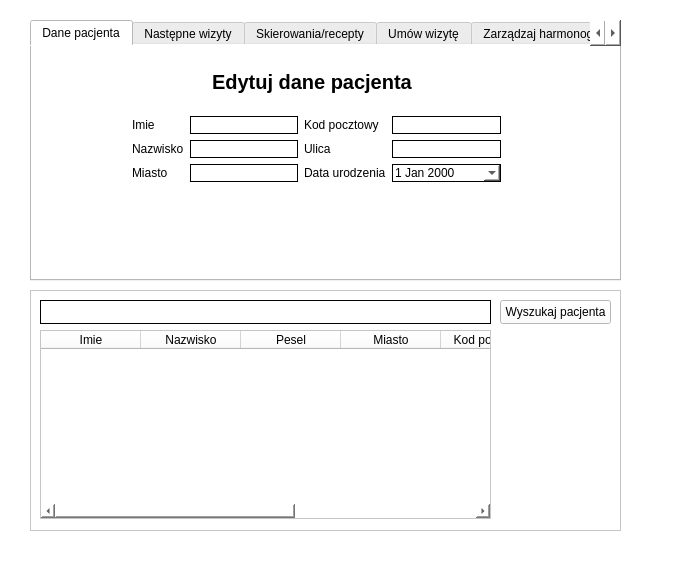
<?xml version="1.0" encoding="UTF-8"?>
<ui version="4.0">
 <class>RegWindow</class>
 <widget class="QMainWindow" name="RegWindow">
  <property name="geometry">
   <rect>
    <x>0</x>
    <y>0</y>
    <width>700</width>
    <height>575</height>
   </rect>
  </property>
  <property name="minimumSize">
   <size>
    <width>700</width>
    <height>575</height>
   </size>
  </property>
  <property name="maximumSize">
   <size>
    <width>800</width>
    <height>600</height>
   </size>
  </property>
  <property name="windowTitle">
   <string>Rejestracja</string>
  </property>
  <property name="styleSheet">
   <string notr="true">color: rgb(0, 0, 0);
background-color: rgb(255, 255, 255);</string>
  </property>
  <widget class="QWidget" name="centralwidget">
   <widget class="QFrame" name="frame_search_patient">
    <property name="geometry">
     <rect>
      <x>30</x>
      <y>290</y>
      <width>591</width>
      <height>241</height>
     </rect>
    </property>
    <property name="frameShape">
     <enum>QFrame::StyledPanel</enum>
    </property>
    <property name="frameShadow">
     <enum>QFrame::Raised</enum>
    </property>
    <widget class="QLineEdit" name="lineEdit_search_patient">
     <property name="geometry">
      <rect>
       <x>10</x>
       <y>10</y>
       <width>451</width>
       <height>24</height>
      </rect>
     </property>
     <property name="styleSheet">
      <string notr="true">border: 1px solid black</string>
     </property>
     <property name="placeholderText">
      <string/>
     </property>
    </widget>
    <widget class="QTableWidget" name="tableWidget_search_patient">
     <property name="geometry">
      <rect>
       <x>10</x>
       <y>40</y>
       <width>451</width>
       <height>189</height>
      </rect>
     </property>
     <property name="editTriggers">
      <set>QAbstractItemView::NoEditTriggers</set>
     </property>
     <property name="selectionMode">
      <enum>QAbstractItemView::SingleSelection</enum>
     </property>
     <property name="selectionBehavior">
      <enum>QAbstractItemView::SelectRows</enum>
     </property>
     <column>
      <property name="text">
       <string>Imie</string>
      </property>
     </column>
     <column>
      <property name="text">
       <string>Nazwisko</string>
      </property>
     </column>
     <column>
      <property name="text">
       <string>Pesel</string>
      </property>
     </column>
     <column>
      <property name="text">
       <string>Miasto</string>
      </property>
     </column>
     <column>
      <property name="text">
       <string>Kod pocztowy</string>
      </property>
     </column>
     <column>
      <property name="text">
       <string>Ulica</string>
      </property>
     </column>
     <column>
      <property name="text">
       <string>Data urodzenia</string>
      </property>
     </column>
    </widget>
    <widget class="QPushButton" name="pushButton_search_patient">
     <property name="geometry">
      <rect>
       <x>470</x>
       <y>10</y>
       <width>111</width>
       <height>24</height>
      </rect>
     </property>
     <property name="styleSheet">
      <string notr="true"/>
     </property>
     <property name="text">
      <string>Wyszukaj pacjenta</string>
     </property>
    </widget>
   </widget>
   <widget class="QTabWidget" name="tabWidget">
    <property name="geometry">
     <rect>
      <x>30</x>
      <y>20</y>
      <width>591</width>
      <height>261</height>
     </rect>
    </property>
    <property name="sizePolicy">
     <sizepolicy hsizetype="Expanding" vsizetype="Fixed">
      <horstretch>0</horstretch>
      <verstretch>0</verstretch>
     </sizepolicy>
    </property>
    <property name="styleSheet">
     <string notr="true"/>
    </property>
    <property name="currentIndex">
     <number>0</number>
    </property>
    <property name="movable">
     <bool>false</bool>
    </property>
    <widget class="QWidget" name="patient_data">
     <attribute name="title">
      <string>Dane pacjenta</string>
     </attribute>
     <widget class="QLabel" name="label_9">
      <property name="geometry">
       <rect>
        <x>180</x>
        <y>20</y>
        <width>261</width>
        <height>31</height>
       </rect>
      </property>
      <property name="font">
       <font>
        <pointsize>15</pointsize>
        <bold>true</bold>
       </font>
      </property>
      <property name="text">
       <string>Edytuj dane pacjenta</string>
      </property>
     </widget>
     <widget class="QWidget" name="layoutWidget">
      <property name="geometry">
       <rect>
        <x>100</x>
        <y>70</y>
        <width>369</width>
        <height>106</height>
       </rect>
      </property>
      <layout class="QFormLayout" name="formLayout_3">
       <item row="0" column="1">
        <layout class="QFormLayout" name="formLayout_2">
         <item row="0" column="0">
          <widget class="QLabel" name="label_5">
           <property name="text">
            <string>Kod pocztowy</string>
           </property>
          </widget>
         </item>
         <item row="0" column="1">
          <widget class="QLineEdit" name="postcode_input">
           <property name="styleSheet">
            <string notr="true">border: 1px solid black</string>
           </property>
          </widget>
         </item>
         <item row="1" column="0">
          <widget class="QLabel" name="label_6">
           <property name="text">
            <string>Ulica</string>
           </property>
          </widget>
         </item>
         <item row="1" column="1">
          <widget class="QLineEdit" name="street_input">
           <property name="sizePolicy">
            <sizepolicy hsizetype="Expanding" vsizetype="Fixed">
             <horstretch>100</horstretch>
             <verstretch>0</verstretch>
            </sizepolicy>
           </property>
           <property name="styleSheet">
            <string notr="true">border: 1px solid black</string>
           </property>
          </widget>
         </item>
         <item row="2" column="0">
          <widget class="QLabel" name="label_7">
           <property name="text">
            <string>Data urodzenia</string>
           </property>
          </widget>
         </item>
         <item row="2" column="1">
          <widget class="QDateEdit" name="birthdate_input">
           <property name="styleSheet">
            <string notr="true">border: 1px solid black</string>
           </property>
           <property name="maximumDateTime">
            <datetime>
             <hour>2</hour>
             <minute>59</minute>
             <second>59</second>
             <year>2999</year>
             <month>12</month>
             <day>31</day>
            </datetime>
           </property>
           <property name="minimumDateTime">
            <datetime>
             <hour>20</hour>
             <minute>48</minute>
             <second>0</second>
             <year>1899</year>
             <month>12</month>
             <day>30</day>
            </datetime>
           </property>
           <property name="calendarPopup">
            <bool>true</bool>
           </property>
          </widget>
         </item>
        </layout>
       </item>
       <item row="0" column="0">
        <layout class="QFormLayout" name="formLayout">
         <item row="0" column="0">
          <widget class="QLabel" name="label">
           <property name="text">
            <string>Imie</string>
           </property>
          </widget>
         </item>
         <item row="0" column="1">
          <widget class="QLineEdit" name="name_input">
           <property name="styleSheet">
            <string notr="true">border: 1px solid black</string>
           </property>
          </widget>
         </item>
         <item row="1" column="0">
          <widget class="QLabel" name="label_2">
           <property name="text">
            <string>Nazwisko</string>
           </property>
          </widget>
         </item>
         <item row="1" column="1">
          <widget class="QLineEdit" name="familyname_input">
           <property name="styleSheet">
            <string notr="true">border: 1px solid black</string>
           </property>
          </widget>
         </item>
         <item row="2" column="0">
          <widget class="QLabel" name="label_4">
           <property name="text">
            <string>Miasto</string>
           </property>
          </widget>
         </item>
         <item row="2" column="1">
          <widget class="QLineEdit" name="city_input">
           <property name="styleSheet">
            <string notr="true">border: 1px solid black</string>
           </property>
          </widget>
         </item>
        </layout>
       </item>
      </layout>
     </widget>
    </widget>
    <widget class="QWidget" name="next_visits">
     <attribute name="title">
      <string>Następne wizyty</string>
     </attribute>
     <widget class="QTableWidget" name="tableWidget_visits">
      <property name="geometry">
       <rect>
        <x>20</x>
        <y>20</y>
        <width>551</width>
        <height>141</height>
       </rect>
      </property>
      <property name="editTriggers">
       <set>QAbstractItemView::NoEditTriggers</set>
      </property>
      <column>
       <property name="text">
        <string>Rodzaj wizyty</string>
       </property>
      </column>
      <column>
       <property name="text">
        <string>Przeprowadza</string>
       </property>
      </column>
      <column>
       <property name="text">
        <string>Godzina</string>
       </property>
      </column>
      <column>
       <property name="text">
        <string>Pokój</string>
       </property>
      </column>
     </widget>
    </widget>
    <widget class="QWidget" name="refferal_prescriptions">
     <attribute name="title">
      <string>Skierowania/recepty</string>
     </attribute>
     <widget class="QPushButton" name="pushButton_prescribtions">
      <property name="geometry">
       <rect>
        <x>20</x>
        <y>190</y>
        <width>80</width>
        <height>24</height>
       </rect>
      </property>
      <property name="text">
       <string>Eksport</string>
      </property>
     </widget>
     <widget class="QTableWidget" name="tableWidget_prescribtions">
      <property name="geometry">
       <rect>
        <x>20</x>
        <y>30</y>
        <width>531</width>
        <height>141</height>
       </rect>
      </property>
      <property name="editTriggers">
       <set>QAbstractItemView::NoEditTriggers</set>
      </property>
      <column>
       <property name="text">
        <string>Rodzaj</string>
       </property>
      </column>
      <column>
       <property name="text">
        <string>Przepisał</string>
       </property>
      </column>
      <column>
       <property name="text">
        <string>Wykonuje</string>
       </property>
      </column>
      <column>
       <property name="text">
        <string>Godzina</string>
       </property>
      </column>
      <column>
       <property name="text">
        <string>Pokój</string>
       </property>
      </column>
     </widget>
    </widget>
    <widget class="QWidget" name="new_visit">
     <attribute name="title">
      <string>Umów wizytę</string>
     </attribute>
     <widget class="QComboBox" name="visit_type">
      <property name="geometry">
       <rect>
        <x>130</x>
        <y>80</y>
        <width>91</width>
        <height>24</height>
       </rect>
      </property>
      <item>
       <property name="text">
        <string>Wizyta</string>
       </property>
      </item>
      <item>
       <property name="text">
        <string>Zabieg</string>
       </property>
      </item>
      <item>
       <property name="text">
        <string>RTG</string>
       </property>
      </item>
      <item>
       <property name="text">
        <string>MRI</string>
       </property>
      </item>
      <item>
       <property name="text">
        <string>EKG</string>
       </property>
      </item>
      <item>
       <property name="text">
        <string>USG</string>
       </property>
      </item>
      <item>
       <property name="text">
        <string>morfologia</string>
       </property>
      </item>
     </widget>
     <widget class="QDateTimeEdit" name="dateTimeEdit">
      <property name="geometry">
       <rect>
        <x>30</x>
        <y>20</y>
        <width>194</width>
        <height>25</height>
       </rect>
      </property>
      <property name="wrapping">
       <bool>false</bool>
      </property>
      <property name="accelerated">
       <bool>true</bool>
      </property>
      <property name="showGroupSeparator" stdset="0">
       <bool>false</bool>
      </property>
      <property name="maximumDateTime">
       <datetime>
        <hour>23</hour>
        <minute>59</minute>
        <second>59</second>
        <year>2200</year>
        <month>12</month>
        <day>31</day>
       </datetime>
      </property>
      <property name="minimumDateTime">
       <datetime>
        <hour>0</hour>
        <minute>0</minute>
        <second>0</second>
        <year>2024</year>
        <month>1</month>
        <day>1</day>
       </datetime>
      </property>
      <property name="currentSection">
       <enum>QDateTimeEdit::DaySection</enum>
      </property>
      <property name="calendarPopup">
       <bool>true</bool>
      </property>
     </widget>
     <widget class="QListWidget" name="available_dates">
      <property name="geometry">
       <rect>
        <x>310</x>
        <y>41</y>
        <width>256</width>
        <height>171</height>
       </rect>
      </property>
      <property name="editTriggers">
       <set>QAbstractItemView::NoEditTriggers</set>
      </property>
     </widget>
     <widget class="QPushButton" name="submit_visit">
      <property name="geometry">
       <rect>
        <x>30</x>
        <y>80</y>
        <width>91</width>
        <height>51</height>
       </rect>
      </property>
      <property name="text">
       <string>Umów wizytę</string>
      </property>
     </widget>
     <widget class="QLabel" name="label_8">
      <property name="geometry">
       <rect>
        <x>310</x>
        <y>10</y>
        <width>211</width>
        <height>31</height>
       </rect>
      </property>
      <property name="font">
       <font>
        <pointsize>12</pointsize>
        <bold>true</bold>
       </font>
      </property>
      <property name="text">
       <string>Dostępne wizyty</string>
      </property>
     </widget>
     <widget class="QComboBox" name="select_referral">
      <property name="geometry">
       <rect>
        <x>30</x>
        <y>50</y>
        <width>191</width>
        <height>25</height>
       </rect>
      </property>
      <property name="placeholderText">
       <string>Skierowanie</string>
      </property>
     </widget>
     <widget class="QLineEdit" name="room_input">
      <property name="geometry">
       <rect>
        <x>130</x>
        <y>110</y>
        <width>91</width>
        <height>21</height>
       </rect>
      </property>
      <property name="placeholderText">
       <string>Pokój</string>
      </property>
     </widget>
    </widget>
    <widget class="QWidget" name="schedules">
     <attribute name="title">
      <string>Zarządzaj harmonogramem</string>
     </attribute>
     <widget class="QPushButton" name="pushButton">
      <property name="geometry">
       <rect>
        <x>10</x>
        <y>190</y>
        <width>91</width>
        <height>25</height>
       </rect>
      </property>
      <property name="text">
       <string>Dodaj</string>
      </property>
     </widget>
     <widget class="QPushButton" name="pushButton_2">
      <property name="geometry">
       <rect>
        <x>110</x>
        <y>190</y>
        <width>91</width>
        <height>25</height>
       </rect>
      </property>
      <property name="text">
       <string>Usuń</string>
      </property>
     </widget>
     <widget class="QTableWidget" name="schedules_table">
      <property name="geometry">
       <rect>
        <x>255</x>
        <y>10</y>
        <width>301</width>
        <height>201</height>
       </rect>
      </property>
      <property name="editTriggers">
       <set>QAbstractItemView::NoEditTriggers</set>
      </property>
      <property name="selectionBehavior">
       <enum>QAbstractItemView::SelectRows</enum>
      </property>
      <column>
       <property name="text">
        <string>ID</string>
       </property>
      </column>
      <column>
       <property name="text">
        <string>początek</string>
       </property>
      </column>
      <column>
       <property name="text">
        <string>koniec</string>
       </property>
      </column>
      <column>
       <property name="text">
        <string>rodzaj</string>
       </property>
      </column>
     </widget>
     <widget class="QWidget" name="layoutWidget">
      <property name="geometry">
       <rect>
        <x>10</x>
        <y>10</y>
        <width>192</width>
        <height>189</height>
       </rect>
      </property>
      <layout class="QFormLayout" name="formLayout_7">
       <item row="0" column="0">
        <widget class="QLabel" name="label_3">
         <property name="text">
          <string>Lekarz</string>
         </property>
        </widget>
       </item>
       <item row="0" column="1">
        <widget class="QLabel" name="label_20">
         <property name="text">
          <string>Pokój</string>
         </property>
        </widget>
       </item>
       <item row="2" column="0">
        <widget class="QLabel" name="label_21">
         <property name="text">
          <string>Początek</string>
         </property>
        </widget>
       </item>
       <item row="2" column="1">
        <widget class="QLabel" name="label_22">
         <property name="text">
          <string>Koniec</string>
         </property>
        </widget>
       </item>
       <item row="3" column="0">
        <widget class="QTimeEdit" name="timeEdit"/>
       </item>
       <item row="3" column="1">
        <widget class="QTimeEdit" name="timeEdit_2"/>
       </item>
       <item row="4" column="0">
        <widget class="QLabel" name="label_23">
         <property name="text">
          <string>Dzień</string>
         </property>
        </widget>
       </item>
       <item row="4" column="1">
        <widget class="QLabel" name="label_24">
         <property name="text">
          <string>Rodzaj</string>
         </property>
        </widget>
       </item>
       <item row="5" column="0">
        <widget class="QDateEdit" name="dateEdit"/>
       </item>
       <item row="5" column="1">
        <widget class="QComboBox" name="comboBox_3">
         <item>
          <property name="text">
           <string>Wizyty</string>
          </property>
         </item>
         <item>
          <property name="text">
           <string>Zabiegi</string>
          </property>
         </item>
         <item>
          <property name="text">
           <string>RTG</string>
          </property>
         </item>
         <item>
          <property name="text">
           <string>MRI</string>
          </property>
         </item>
         <item>
          <property name="text">
           <string>USG</string>
          </property>
         </item>
         <item>
          <property name="text">
           <string>EKG</string>
          </property>
         </item>
         <item>
          <property name="text">
           <string>Morfologia</string>
          </property>
         </item>
        </widget>
       </item>
       <item row="1" column="0">
        <widget class="QComboBox" name="schedule_doctors"/>
       </item>
       <item row="1" column="1">
        <widget class="QLineEdit" name="schedule_room"/>
       </item>
      </layout>
     </widget>
     <zorder>layoutWidget</zorder>
     <zorder>pushButton</zorder>
     <zorder>pushButton_2</zorder>
     <zorder>schedules_table</zorder>
    </widget>
    <widget class="QWidget" name="users">
     <attribute name="title">
      <string>Zarządzaj użytkownikami</string>
     </attribute>
     <widget class="QWidget" name="layoutWidget">
      <property name="geometry">
       <rect>
        <x>214</x>
        <y>21</y>
        <width>181</width>
        <height>131</height>
       </rect>
      </property>
      <layout class="QFormLayout" name="formLayout_6">
       <item row="0" column="0" colspan="2">
        <widget class="QLabel" name="label_15">
         <property name="font">
          <font>
           <pointsize>12</pointsize>
           <bold>true</bold>
          </font>
         </property>
         <property name="text">
          <string>Reset hasła</string>
         </property>
        </widget>
       </item>
       <item row="1" column="0">
        <widget class="QLabel" name="label_16">
         <property name="text">
          <string>Login</string>
         </property>
        </widget>
       </item>
       <item row="2" column="0">
        <widget class="QLabel" name="label_17">
         <property name="text">
          <string>Nowe hasło</string>
         </property>
        </widget>
       </item>
       <item row="2" column="1">
        <widget class="QLineEdit" name="lineEdit_reset_password">
         <property name="styleSheet">
          <string notr="true">border: 1px solid black</string>
         </property>
        </widget>
       </item>
       <item row="3" column="1">
        <widget class="QPushButton" name="pushButton_5">
         <property name="text">
          <string>Resetuj hasło</string>
         </property>
        </widget>
       </item>
       <item row="1" column="1">
        <widget class="QComboBox" name="comboBox_reset"/>
       </item>
      </layout>
     </widget>
     <widget class="QWidget" name="layoutWidget">
      <property name="geometry">
       <rect>
        <x>41</x>
        <y>21</y>
        <width>167</width>
        <height>191</height>
       </rect>
      </property>
      <layout class="QFormLayout" name="formLayout_5">
       <item row="0" column="0" colspan="2">
        <widget class="QLabel" name="label_10">
         <property name="font">
          <font>
           <pointsize>12</pointsize>
           <bold>true</bold>
          </font>
         </property>
         <property name="text">
          <string>Dodaj konto</string>
         </property>
        </widget>
       </item>
       <item row="1" column="0">
        <widget class="QLabel" name="label_12">
         <property name="text">
          <string>Login</string>
         </property>
        </widget>
       </item>
       <item row="1" column="1">
        <widget class="QLineEdit" name="add_account_user">
         <property name="styleSheet">
          <string notr="true">border: 1px solid black</string>
         </property>
        </widget>
       </item>
       <item row="2" column="0">
        <widget class="QLabel" name="label_13">
         <property name="text">
          <string>Hasło</string>
         </property>
        </widget>
       </item>
       <item row="2" column="1">
        <widget class="QLineEdit" name="add_account_password">
         <property name="styleSheet">
          <string notr="true">border: 1px solid black</string>
         </property>
        </widget>
       </item>
       <item row="3" column="0">
        <widget class="QLabel" name="label_14">
         <property name="text">
          <string>Typ konta</string>
         </property>
        </widget>
       </item>
       <item row="3" column="1">
        <widget class="QComboBox" name="add_account_type">
         <item>
          <property name="text">
           <string>lekarz</string>
          </property>
         </item>
         <item>
          <property name="text">
           <string>rejestracja</string>
          </property>
         </item>
         <item>
          <property name="text">
           <string>pacjent</string>
          </property>
         </item>
        </widget>
       </item>
       <item row="5" column="1">
        <widget class="QPushButton" name="pushButton_add">
         <property name="text">
          <string>Utwórz konto</string>
         </property>
        </widget>
       </item>
       <item row="4" column="1">
        <widget class="QLineEdit" name="add_account_pesel">
         <property name="enabled">
          <bool>false</bool>
         </property>
         <property name="autoFillBackground">
          <bool>false</bool>
         </property>
         <property name="styleSheet">
          <string notr="true">border: 1px solid black;</string>
         </property>
         <property name="inputMask">
          <string/>
         </property>
        </widget>
       </item>
       <item row="4" column="0">
        <widget class="QLabel" name="label_25">
         <property name="text">
          <string>Pesel</string>
         </property>
        </widget>
       </item>
      </layout>
     </widget>
     <widget class="QWidget" name="layoutWidget">
      <property name="geometry">
       <rect>
        <x>400</x>
        <y>20</y>
        <width>141</width>
        <height>111</height>
       </rect>
      </property>
      <layout class="QGridLayout" name="gridLayout">
       <item row="0" column="0" colspan="2">
        <widget class="QLabel" name="label_19">
         <property name="font">
          <font>
           <pointsize>12</pointsize>
           <bold>true</bold>
          </font>
         </property>
         <property name="text">
          <string>Usuwanie konta</string>
         </property>
        </widget>
       </item>
       <item row="1" column="0">
        <widget class="QLabel" name="label_11">
         <property name="text">
          <string>Login</string>
         </property>
        </widget>
       </item>
       <item row="1" column="1">
        <widget class="QComboBox" name="comboBox_delete"/>
       </item>
       <item row="2" column="1">
        <widget class="QPushButton" name="pushButton_delete">
         <property name="text">
          <string>Usuń konto</string>
         </property>
        </widget>
       </item>
      </layout>
     </widget>
    </widget>
   </widget>
  </widget>
  <widget class="QStatusBar" name="statusbar"/>
  <widget class="QMenuBar" name="menuBar">
   <property name="geometry">
    <rect>
     <x>0</x>
     <y>0</y>
     <width>700</width>
     <height>22</height>
    </rect>
   </property>
  </widget>
 </widget>
 <resources/>
 <connections>
  <connection>
   <sender>name_input</sender>
   <signal>returnPressed()</signal>
   <receiver>RegWindow</receiver>
   <slot>name_change()</slot>
   <hints>
    <hint type="sourcelabel">
     <x>301</x>
     <y>163</y>
    </hint>
    <hint type="destinationlabel">
     <x>657</x>
     <y>249</y>
    </hint>
   </hints>
  </connection>
  <connection>
   <sender>familyname_input</sender>
   <signal>returnPressed()</signal>
   <receiver>RegWindow</receiver>
   <slot>familyname_change()</slot>
   <hints>
    <hint type="sourcelabel">
     <x>301</x>
     <y>190</y>
    </hint>
    <hint type="destinationlabel">
     <x>662</x>
     <y>170</y>
    </hint>
   </hints>
  </connection>
  <connection>
   <sender>city_input</sender>
   <signal>returnPressed()</signal>
   <receiver>RegWindow</receiver>
   <slot>city_change()</slot>
   <hints>
    <hint type="sourcelabel">
     <x>301</x>
     <y>217</y>
    </hint>
    <hint type="destinationlabel">
     <x>644</x>
     <y>216</y>
    </hint>
   </hints>
  </connection>
  <connection>
   <sender>postcode_input</sender>
   <signal>returnPressed()</signal>
   <receiver>RegWindow</receiver>
   <slot>postcode_change()</slot>
   <hints>
    <hint type="sourcelabel">
     <x>498</x>
     <y>163</y>
    </hint>
    <hint type="destinationlabel">
     <x>664</x>
     <y>82</y>
    </hint>
   </hints>
  </connection>
  <connection>
   <sender>street_input</sender>
   <signal>returnPressed()</signal>
   <receiver>RegWindow</receiver>
   <slot>street_change()</slot>
   <hints>
    <hint type="sourcelabel">
     <x>498</x>
     <y>190</y>
    </hint>
    <hint type="destinationlabel">
     <x>654</x>
     <y>58</y>
    </hint>
   </hints>
  </connection>
  <connection>
   <sender>birthdate_input</sender>
   <signal>dateChanged(QDate)</signal>
   <receiver>RegWindow</receiver>
   <slot>birthdate_change()</slot>
   <hints>
    <hint type="sourcelabel">
     <x>498</x>
     <y>217</y>
    </hint>
    <hint type="destinationlabel">
     <x>655</x>
     <y>290</y>
    </hint>
   </hints>
  </connection>
  <connection>
   <sender>pushButton_prescribtions</sender>
   <signal>clicked()</signal>
   <receiver>RegWindow</receiver>
   <slot>export_prescribtion()</slot>
   <hints>
    <hint type="sourcelabel">
     <x>94</x>
     <y>284</y>
    </hint>
    <hint type="destinationlabel">
     <x>656</x>
     <y>279</y>
    </hint>
   </hints>
  </connection>
  <connection>
   <sender>pushButton_search_patient</sender>
   <signal>clicked()</signal>
   <receiver>RegWindow</receiver>
   <slot>search_patients()</slot>
   <hints>
    <hint type="sourcelabel">
     <x>555</x>
     <y>339</y>
    </hint>
    <hint type="destinationlabel">
     <x>669</x>
     <y>386</y>
    </hint>
   </hints>
  </connection>
  <connection>
   <sender>tableWidget_search_patient</sender>
   <signal>cellClicked(int,int)</signal>
   <receiver>RegWindow</receiver>
   <slot>set_current_patient()</slot>
   <hints>
    <hint type="sourcelabel">
     <x>320</x>
     <y>424</y>
    </hint>
    <hint type="destinationlabel">
     <x>264</x>
     <y>546</y>
    </hint>
   </hints>
  </connection>
  <connection>
   <sender>lineEdit_search_patient</sender>
   <signal>returnPressed()</signal>
   <receiver>RegWindow</receiver>
   <slot>search_patients()</slot>
   <hints>
    <hint type="sourcelabel">
     <x>395</x>
     <y>334</y>
    </hint>
    <hint type="destinationlabel">
     <x>660</x>
     <y>470</y>
    </hint>
   </hints>
  </connection>
  <connection>
   <sender>tabWidget</sender>
   <signal>currentChanged(int)</signal>
   <receiver>RegWindow</receiver>
   <slot>tab_changed(int)</slot>
   <hints>
    <hint type="sourcelabel">
     <x>605</x>
     <y>51</y>
    </hint>
    <hint type="destinationlabel">
     <x>444</x>
     <y>550</y>
    </hint>
   </hints>
  </connection>
  <connection>
   <sender>submit_visit</sender>
   <signal>clicked()</signal>
   <receiver>RegWindow</receiver>
   <slot>schedule_new_event()</slot>
   <hints>
    <hint type="sourcelabel">
     <x>101</x>
     <y>187</y>
    </hint>
    <hint type="destinationlabel">
     <x>24</x>
     <y>165</y>
    </hint>
   </hints>
  </connection>
  <connection>
   <sender>select_referral</sender>
   <signal>currentTextChanged(QString)</signal>
   <receiver>RegWindow</receiver>
   <slot>choose_reff()</slot>
   <hints>
    <hint type="sourcelabel">
     <x>183</x>
     <y>145</y>
    </hint>
    <hint type="destinationlabel">
     <x>23</x>
     <y>235</y>
    </hint>
   </hints>
  </connection>
  <connection>
   <sender>submit_visit</sender>
   <signal>clicked()</signal>
   <receiver>RegWindow</receiver>
   <slot>new_sch_visit()</slot>
   <hints>
    <hint type="sourcelabel">
     <x>120</x>
     <y>193</y>
    </hint>
    <hint type="destinationlabel">
     <x>17</x>
     <y>57</y>
    </hint>
   </hints>
  </connection>
  <connection>
   <sender>add_account_type</sender>
   <signal>currentIndexChanged(int)</signal>
   <receiver>RegWindow</receiver>
   <slot>add_account_type_selected(int)</slot>
   <hints>
    <hint type="sourcelabel">
     <x>161</x>
     <y>211</y>
    </hint>
    <hint type="destinationlabel">
     <x>21</x>
     <y>200</y>
    </hint>
   </hints>
  </connection>
  <connection>
   <sender>schedule_doctors</sender>
   <signal>currentIndexChanged(int)</signal>
   <receiver>RegWindow</receiver>
   <slot>set_schedules()</slot>
   <hints>
    <hint type="sourcelabel">
     <x>107</x>
     <y>116</y>
    </hint>
    <hint type="destinationlabel">
     <x>5</x>
     <y>90</y>
    </hint>
   </hints>
  </connection>
  <connection>
   <sender>pushButton</sender>
   <signal>clicked()</signal>
   <receiver>RegWindow</receiver>
   <slot>add_schedule()</slot>
   <hints>
    <hint type="sourcelabel">
     <x>82</x>
     <y>266</y>
    </hint>
    <hint type="destinationlabel">
     <x>11</x>
     <y>309</y>
    </hint>
   </hints>
  </connection>
  <connection>
   <sender>pushButton_2</sender>
   <signal>clicked()</signal>
   <receiver>RegWindow</receiver>
   <slot>delete_schedule()</slot>
   <hints>
    <hint type="sourcelabel">
     <x>156</x>
     <y>275</y>
    </hint>
    <hint type="destinationlabel">
     <x>11</x>
     <y>225</y>
    </hint>
   </hints>
  </connection>
  <connection>
   <sender>pushButton_add</sender>
   <signal>clicked()</signal>
   <receiver>RegWindow</receiver>
   <slot>add_account()</slot>
   <hints>
    <hint type="sourcelabel">
     <x>176</x>
     <y>274</y>
    </hint>
    <hint type="destinationlabel">
     <x>647</x>
     <y>333</y>
    </hint>
   </hints>
  </connection>
  <connection>
   <sender>pushButton_5</sender>
   <signal>clicked()</signal>
   <receiver>RegWindow</receiver>
   <slot>reset_pass()</slot>
   <hints>
    <hint type="sourcelabel">
     <x>382</x>
     <y>212</y>
    </hint>
    <hint type="destinationlabel">
     <x>661</x>
     <y>227</y>
    </hint>
   </hints>
  </connection>
  <connection>
   <sender>pushButton_delete</sender>
   <signal>clicked()</signal>
   <receiver>RegWindow</receiver>
   <slot>delete_acc()</slot>
   <hints>
    <hint type="sourcelabel">
     <x>524</x>
     <y>191</y>
    </hint>
    <hint type="destinationlabel">
     <x>654</x>
     <y>159</y>
    </hint>
   </hints>
  </connection>
 </connections>
 <slots>
  <slot>name_change()</slot>
  <slot>familyname_change()</slot>
  <slot>pesel_change()</slot>
  <slot>birthdate_change()</slot>
  <slot>city_change()</slot>
  <slot>postcode_change()</slot>
  <slot>street_change()</slot>
  <slot>search_patients()</slot>
  <slot>export_prescribtion()</slot>
  <slot>set_current_patient()</slot>
  <slot>tab_changed(int)</slot>
  <slot>schedule_new_event()</slot>
  <slot>choose_reff()</slot>
  <slot>new_sch_visit()</slot>
  <slot>add_account_type_selected(int)</slot>
  <slot>set_schedules()</slot>
  <slot>add_schedule()</slot>
  <slot>delete_schedule()</slot>
  <slot>add_account()</slot>
  <slot>reset_pass()</slot>
  <slot>delete_acc()</slot>
 </slots>
</ui>
